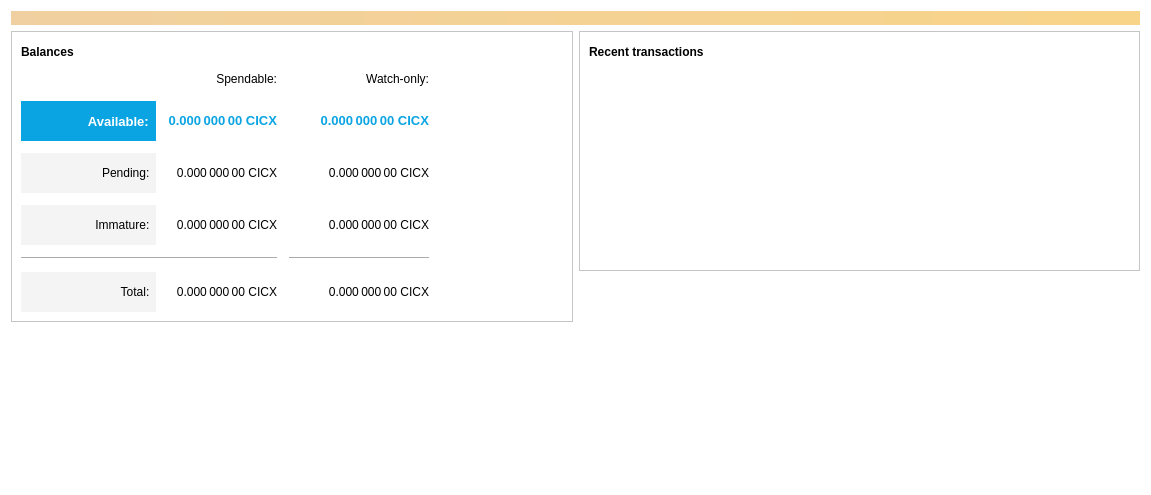
<?xml version="1.0" encoding="UTF-8"?>
<ui version="4.0">
 <class>OverviewPage</class>
 <widget class="QWidget" name="OverviewPage">
  <property name="geometry">
   <rect>
    <x>0</x>
    <y>0</y>
    <width>1151</width>
    <height>495</height>
   </rect>
  </property>
  <property name="windowTitle">
   <string>Form</string>
  </property>
  <property name="autoFillBackground">
   <bool>false</bool>
  </property>
  <property name="styleSheet">
   <string notr="true">background-color: rgb(255, 255, 255);</string>
  </property>
  <layout class="QVBoxLayout" name="topLayout">
   <item>
    <widget class="QLabel" name="labelAlerts">
     <property name="visible">
      <bool>false</bool>
     </property>
     <property name="styleSheet">
      <string notr="true">QLabel { background-color: qlineargradient(x1: 0, y1: 0, x2: 1, y2: 0, stop:0 #F0D0A0, stop:1 #F8D488); color:#000000; }</string>
     </property>
     <property name="wordWrap">
      <bool>true</bool>
     </property>
     <property name="margin">
      <number>3</number>
     </property>
     <property name="textInteractionFlags">
      <set>Qt::TextSelectableByMouse</set>
     </property>
    </widget>
   </item>
   <item>
    <layout class="QHBoxLayout" name="horizontalLayout" stretch="1,1">
     <item>
      <layout class="QVBoxLayout" name="verticalLayout_2">
       <item>
        <widget class="QFrame" name="frame">
         <property name="frameShape">
          <enum>QFrame::StyledPanel</enum>
         </property>
         <property name="frameShadow">
          <enum>QFrame::Raised</enum>
         </property>
         <layout class="QVBoxLayout" name="verticalLayout_4">
          <item>
           <layout class="QHBoxLayout" name="horizontalLayout_4">
            <item>
             <widget class="QLabel" name="label_5">
              <property name="font">
               <font>
                <weight>75</weight>
                <bold>true</bold>
               </font>
              </property>
              <property name="text">
               <string>Balances</string>
              </property>
             </widget>
            </item>
            <item>
             <widget class="QPushButton" name="labelWalletStatus">
              <property name="enabled">
               <bool>true</bool>
              </property>
              <property name="maximumSize">
               <size>
                <width>30</width>
                <height>16777215</height>
               </size>
              </property>
              <property name="toolTip">
               <string>The displayed information may be out of date. Your wallet automatically synchronizes with the Cicoin network after a connection is established, but this process has not completed yet.</string>
              </property>
              <property name="text">
               <string/>
              </property>
              <property name="icon">
               <iconset resource="../cicoin.qrc">
                <normaloff>:/icons/warning</normaloff>
                <disabledoff>:/icons/warning</disabledoff>:/icons/warning</iconset>
              </property>
              <property name="iconSize">
               <size>
                <width>24</width>
                <height>24</height>
               </size>
              </property>
              <property name="flat">
               <bool>true</bool>
              </property>
             </widget>
            </item>
            <item>
             <spacer name="horizontalSpacer_3">
              <property name="orientation">
               <enum>Qt::Horizontal</enum>
              </property>
              <property name="sizeHint" stdset="0">
               <size>
                <width>40</width>
                <height>20</height>
               </size>
              </property>
             </spacer>
            </item>
           </layout>
          </item>
          <item>
           <layout class="QGridLayout" name="gridLayout">
            <property name="spacing">
             <number>12</number>
            </property>
            <item row="5" column="0">
             <widget class="QLabel" name="labelTotalText">
              <property name="styleSheet">
               <string notr="true">background-color: rgb(244, 244, 244);</string>
              </property>
              <property name="text">
               <string>Total:  </string>
              </property>
              <property name="alignment">
               <set>Qt::AlignRight|Qt::AlignTrailing|Qt::AlignVCenter</set>
              </property>
             </widget>
            </item>
            <item row="4" column="2">
             <widget class="Line" name="lineWatchBalance">
              <property name="sizePolicy">
               <sizepolicy hsizetype="Preferred" vsizetype="Fixed">
                <horstretch>0</horstretch>
                <verstretch>0</verstretch>
               </sizepolicy>
              </property>
              <property name="minimumSize">
               <size>
                <width>140</width>
                <height>0</height>
               </size>
              </property>
              <property name="orientation">
               <enum>Qt::Horizontal</enum>
              </property>
             </widget>
            </item>
            <item row="1" column="0">
             <widget class="QLabel" name="labelBalanceText">
              <property name="baseSize">
               <size>
                <width>0</width>
                <height>0</height>
               </size>
              </property>
              <property name="font">
               <font>
                <pointsize>10</pointsize>
                <weight>75</weight>
                <bold>true</bold>
               </font>
              </property>
              <property name="styleSheet">
               <string notr="true">background-color: rgb(10, 164, 227);
color: rgb(255, 255, 255);</string>
              </property>
              <property name="text">
               <string>Available:  </string>
              </property>
              <property name="alignment">
               <set>Qt::AlignRight|Qt::AlignTrailing|Qt::AlignVCenter</set>
              </property>
             </widget>
            </item>
            <item row="2" column="1">
             <widget class="QLabel" name="labelUnconfirmed">
              <property name="font">
               <font>
                <weight>50</weight>
                <bold>false</bold>
               </font>
              </property>
              <property name="cursor">
               <cursorShape>IBeamCursor</cursorShape>
              </property>
              <property name="toolTip">
               <string>Total of transactions that have yet to be confirmed, and do not yet count toward the spendable balance</string>
              </property>
              <property name="text">
               <string notr="true">0.000 000 00 CICX</string>
              </property>
              <property name="alignment">
               <set>Qt::AlignRight|Qt::AlignTrailing|Qt::AlignVCenter</set>
              </property>
              <property name="textInteractionFlags">
               <set>Qt::LinksAccessibleByMouse|Qt::TextSelectableByKeyboard|Qt::TextSelectableByMouse</set>
              </property>
             </widget>
            </item>
            <item row="1" column="3">
             <spacer name="verticalSpacer_3">
              <property name="orientation">
               <enum>Qt::Vertical</enum>
              </property>
              <property name="sizeType">
               <enum>QSizePolicy::Fixed</enum>
              </property>
              <property name="sizeHint" stdset="0">
               <size>
                <width>20</width>
                <height>40</height>
               </size>
              </property>
             </spacer>
            </item>
            <item row="0" column="0">
             <spacer name="horizontalSpacer_4">
              <property name="orientation">
               <enum>Qt::Horizontal</enum>
              </property>
              <property name="sizeHint" stdset="0">
               <size>
                <width>50</width>
                <height>20</height>
               </size>
              </property>
             </spacer>
            </item>
            <item row="4" column="0" colspan="2">
             <widget class="Line" name="line">
              <property name="orientation">
               <enum>Qt::Horizontal</enum>
              </property>
             </widget>
            </item>
            <item row="2" column="0">
             <widget class="QLabel" name="labelPendingText">
              <property name="styleSheet">
               <string notr="true">background-color: rgb(244, 244, 244);</string>
              </property>
              <property name="text">
               <string>Pending:  </string>
              </property>
              <property name="alignment">
               <set>Qt::AlignRight|Qt::AlignTrailing|Qt::AlignVCenter</set>
              </property>
             </widget>
            </item>
            <item row="3" column="0">
             <widget class="QLabel" name="labelImmatureText">
              <property name="styleSheet">
               <string notr="true">background-color: rgb(244, 244, 244);</string>
              </property>
              <property name="text">
               <string>Immature:  </string>
              </property>
              <property name="alignment">
               <set>Qt::AlignRight|Qt::AlignTrailing|Qt::AlignVCenter</set>
              </property>
             </widget>
            </item>
            <item row="5" column="1">
             <widget class="QLabel" name="labelTotal">
              <property name="font">
               <font>
                <weight>50</weight>
                <bold>false</bold>
               </font>
              </property>
              <property name="cursor">
               <cursorShape>IBeamCursor</cursorShape>
              </property>
              <property name="toolTip">
               <string>Your current total balance</string>
              </property>
              <property name="text">
               <string notr="true">0.000 000 00 CICX</string>
              </property>
              <property name="alignment">
               <set>Qt::AlignRight|Qt::AlignTrailing|Qt::AlignVCenter</set>
              </property>
              <property name="textInteractionFlags">
               <set>Qt::LinksAccessibleByMouse|Qt::TextSelectableByKeyboard|Qt::TextSelectableByMouse</set>
              </property>
             </widget>
            </item>
            <item row="0" column="3">
             <spacer name="horizontalSpacer_2">
              <property name="orientation">
               <enum>Qt::Horizontal</enum>
              </property>
              <property name="sizeHint" stdset="0">
               <size>
                <width>40</width>
                <height>20</height>
               </size>
              </property>
             </spacer>
            </item>
            <item row="2" column="2">
             <widget class="QLabel" name="labelWatchPending">
              <property name="font">
               <font>
                <weight>50</weight>
                <bold>false</bold>
               </font>
              </property>
              <property name="cursor">
               <cursorShape>IBeamCursor</cursorShape>
              </property>
              <property name="toolTip">
               <string>Unconfirmed transactions to watch-only addresses</string>
              </property>
              <property name="text">
               <string notr="true">0.000 000 00 CICX</string>
              </property>
              <property name="alignment">
               <set>Qt::AlignRight|Qt::AlignTrailing|Qt::AlignVCenter</set>
              </property>
              <property name="textInteractionFlags">
               <set>Qt::LinksAccessibleByMouse|Qt::TextSelectableByKeyboard|Qt::TextSelectableByMouse</set>
              </property>
             </widget>
            </item>
            <item row="0" column="1">
             <widget class="QLabel" name="labelSpendable">
              <property name="text">
               <string>Spendable:</string>
              </property>
              <property name="alignment">
               <set>Qt::AlignRight|Qt::AlignTrailing|Qt::AlignVCenter</set>
              </property>
             </widget>
            </item>
            <item row="1" column="2">
             <widget class="QLabel" name="labelWatchAvailable">
              <property name="font">
               <font>
                <pointsize>10</pointsize>
                <weight>75</weight>
                <bold>true</bold>
               </font>
              </property>
              <property name="cursor">
               <cursorShape>IBeamCursor</cursorShape>
              </property>
              <property name="toolTip">
               <string>Your current balance in watch-only addresses</string>
              </property>
              <property name="styleSheet">
               <string notr="true">color: rgb(10, 164, 227);</string>
              </property>
              <property name="text">
               <string notr="true">0.000 000 00 CICX</string>
              </property>
              <property name="alignment">
               <set>Qt::AlignRight|Qt::AlignTrailing|Qt::AlignVCenter</set>
              </property>
              <property name="textInteractionFlags">
               <set>Qt::LinksAccessibleByMouse|Qt::TextSelectableByKeyboard|Qt::TextSelectableByMouse</set>
              </property>
             </widget>
            </item>
            <item row="3" column="2">
             <widget class="QLabel" name="labelWatchImmature">
              <property name="font">
               <font>
                <weight>50</weight>
                <bold>false</bold>
               </font>
              </property>
              <property name="cursor">
               <cursorShape>IBeamCursor</cursorShape>
              </property>
              <property name="toolTip">
               <string>Mined balance in watch-only addresses that has not yet matured</string>
              </property>
              <property name="text">
               <string notr="true">0.000 000 00 CICX</string>
              </property>
              <property name="alignment">
               <set>Qt::AlignRight|Qt::AlignTrailing|Qt::AlignVCenter</set>
              </property>
              <property name="textInteractionFlags">
               <set>Qt::LinksAccessibleByMouse|Qt::TextSelectableByKeyboard|Qt::TextSelectableByMouse</set>
              </property>
             </widget>
            </item>
            <item row="1" column="1">
             <widget class="QLabel" name="labelBalance">
              <property name="font">
               <font>
                <pointsize>10</pointsize>
                <weight>75</weight>
                <bold>true</bold>
               </font>
              </property>
              <property name="cursor">
               <cursorShape>IBeamCursor</cursorShape>
              </property>
              <property name="toolTip">
               <string>Your current spendable balance</string>
              </property>
              <property name="styleSheet">
               <string notr="true">color: rgb(10, 164, 227);</string>
              </property>
              <property name="text">
               <string notr="true">0.000 000 00 CICX</string>
              </property>
              <property name="textFormat">
               <enum>Qt::PlainText</enum>
              </property>
              <property name="alignment">
               <set>Qt::AlignRight|Qt::AlignTrailing|Qt::AlignVCenter</set>
              </property>
              <property name="textInteractionFlags">
               <set>Qt::LinksAccessibleByMouse|Qt::TextSelectableByKeyboard|Qt::TextSelectableByMouse</set>
              </property>
             </widget>
            </item>
            <item row="3" column="1">
             <widget class="QLabel" name="labelImmature">
              <property name="font">
               <font>
                <weight>50</weight>
                <bold>false</bold>
               </font>
              </property>
              <property name="cursor">
               <cursorShape>IBeamCursor</cursorShape>
              </property>
              <property name="toolTip">
               <string>Mined balance that has not yet matured</string>
              </property>
              <property name="text">
               <string notr="true">0.000 000 00 CICX</string>
              </property>
              <property name="alignment">
               <set>Qt::AlignRight|Qt::AlignTrailing|Qt::AlignVCenter</set>
              </property>
              <property name="textInteractionFlags">
               <set>Qt::LinksAccessibleByMouse|Qt::TextSelectableByKeyboard|Qt::TextSelectableByMouse</set>
              </property>
             </widget>
            </item>
            <item row="0" column="2">
             <widget class="QLabel" name="labelWatchonly">
              <property name="text">
               <string>Watch-only:</string>
              </property>
              <property name="alignment">
               <set>Qt::AlignRight|Qt::AlignTrailing|Qt::AlignVCenter</set>
              </property>
             </widget>
            </item>
            <item row="5" column="2">
             <widget class="QLabel" name="labelWatchTotal">
              <property name="font">
               <font>
                <weight>50</weight>
                <bold>false</bold>
               </font>
              </property>
              <property name="cursor">
               <cursorShape>IBeamCursor</cursorShape>
              </property>
              <property name="toolTip">
               <string>Current total balance in watch-only addresses</string>
              </property>
              <property name="text">
               <string notr="true">0.000 000 00 CICX</string>
              </property>
              <property name="alignment">
               <set>Qt::AlignRight|Qt::AlignTrailing|Qt::AlignVCenter</set>
              </property>
              <property name="textInteractionFlags">
               <set>Qt::LinksAccessibleByMouse|Qt::TextSelectableByKeyboard|Qt::TextSelectableByMouse</set>
              </property>
             </widget>
            </item>
            <item row="2" column="3">
             <spacer name="verticalSpacer_4">
              <property name="orientation">
               <enum>Qt::Vertical</enum>
              </property>
              <property name="sizeType">
               <enum>QSizePolicy::Fixed</enum>
              </property>
              <property name="sizeHint" stdset="0">
               <size>
                <width>20</width>
                <height>40</height>
               </size>
              </property>
             </spacer>
            </item>
            <item row="3" column="3">
             <spacer name="verticalSpacer_5">
              <property name="orientation">
               <enum>Qt::Vertical</enum>
              </property>
              <property name="sizeType">
               <enum>QSizePolicy::Fixed</enum>
              </property>
              <property name="sizeHint" stdset="0">
               <size>
                <width>20</width>
                <height>40</height>
               </size>
              </property>
             </spacer>
            </item>
            <item row="5" column="3">
             <spacer name="verticalSpacer_6">
              <property name="orientation">
               <enum>Qt::Vertical</enum>
              </property>
              <property name="sizeType">
               <enum>QSizePolicy::Fixed</enum>
              </property>
              <property name="sizeHint" stdset="0">
               <size>
                <width>20</width>
                <height>40</height>
               </size>
              </property>
             </spacer>
            </item>
           </layout>
          </item>
         </layout>
        </widget>
       </item>
       <item>
        <spacer name="verticalSpacer">
         <property name="orientation">
          <enum>Qt::Vertical</enum>
         </property>
         <property name="sizeHint" stdset="0">
          <size>
           <width>20</width>
           <height>40</height>
          </size>
         </property>
        </spacer>
       </item>
      </layout>
     </item>
     <item>
      <layout class="QVBoxLayout" name="verticalLayout_3">
       <item>
        <widget class="QFrame" name="frame_2">
         <property name="frameShape">
          <enum>QFrame::StyledPanel</enum>
         </property>
         <property name="frameShadow">
          <enum>QFrame::Raised</enum>
         </property>
         <layout class="QVBoxLayout" name="verticalLayout">
          <item>
           <layout class="QHBoxLayout" name="horizontalLayout_2">
            <item>
             <widget class="QLabel" name="label_4">
              <property name="font">
               <font>
                <weight>75</weight>
                <bold>true</bold>
               </font>
              </property>
              <property name="text">
               <string>Recent transactions</string>
              </property>
             </widget>
            </item>
            <item>
             <widget class="QPushButton" name="labelTransactionsStatus">
              <property name="enabled">
               <bool>true</bool>
              </property>
              <property name="maximumSize">
               <size>
                <width>30</width>
                <height>16777215</height>
               </size>
              </property>
              <property name="toolTip">
               <string>The displayed information may be out of date. Your wallet automatically synchronizes with the Cicoin network after a connection is established, but this process has not completed yet.</string>
              </property>
              <property name="text">
               <string/>
              </property>
              <property name="icon">
               <iconset resource="../cicoin.qrc">
                <normaloff>:/icons/warning</normaloff>
                <disabledoff>:/icons/warning</disabledoff>:/icons/warning</iconset>
              </property>
              <property name="iconSize">
               <size>
                <width>24</width>
                <height>24</height>
               </size>
              </property>
              <property name="flat">
               <bool>true</bool>
              </property>
             </widget>
            </item>
            <item>
             <spacer name="horizontalSpacer">
              <property name="orientation">
               <enum>Qt::Horizontal</enum>
              </property>
              <property name="sizeHint" stdset="0">
               <size>
                <width>40</width>
                <height>20</height>
               </size>
              </property>
             </spacer>
            </item>
           </layout>
          </item>
          <item>
           <widget class="QListView" name="listTransactions">
            <property name="styleSheet">
             <string notr="true">QListView { background: transparent; }</string>
            </property>
            <property name="frameShape">
             <enum>QFrame::NoFrame</enum>
            </property>
            <property name="verticalScrollBarPolicy">
             <enum>Qt::ScrollBarAlwaysOff</enum>
            </property>
            <property name="horizontalScrollBarPolicy">
             <enum>Qt::ScrollBarAlwaysOff</enum>
            </property>
            <property name="selectionMode">
             <enum>QAbstractItemView::NoSelection</enum>
            </property>
           </widget>
          </item>
         </layout>
        </widget>
       </item>
       <item>
        <spacer name="verticalSpacer_2">
         <property name="orientation">
          <enum>Qt::Vertical</enum>
         </property>
         <property name="sizeHint" stdset="0">
          <size>
           <width>20</width>
           <height>40</height>
          </size>
         </property>
        </spacer>
       </item>
      </layout>
     </item>
    </layout>
   </item>
  </layout>
 </widget>
 <resources>
  <include location="../cicoin.qrc"/>
 </resources>
 <connections/>
</ui>
